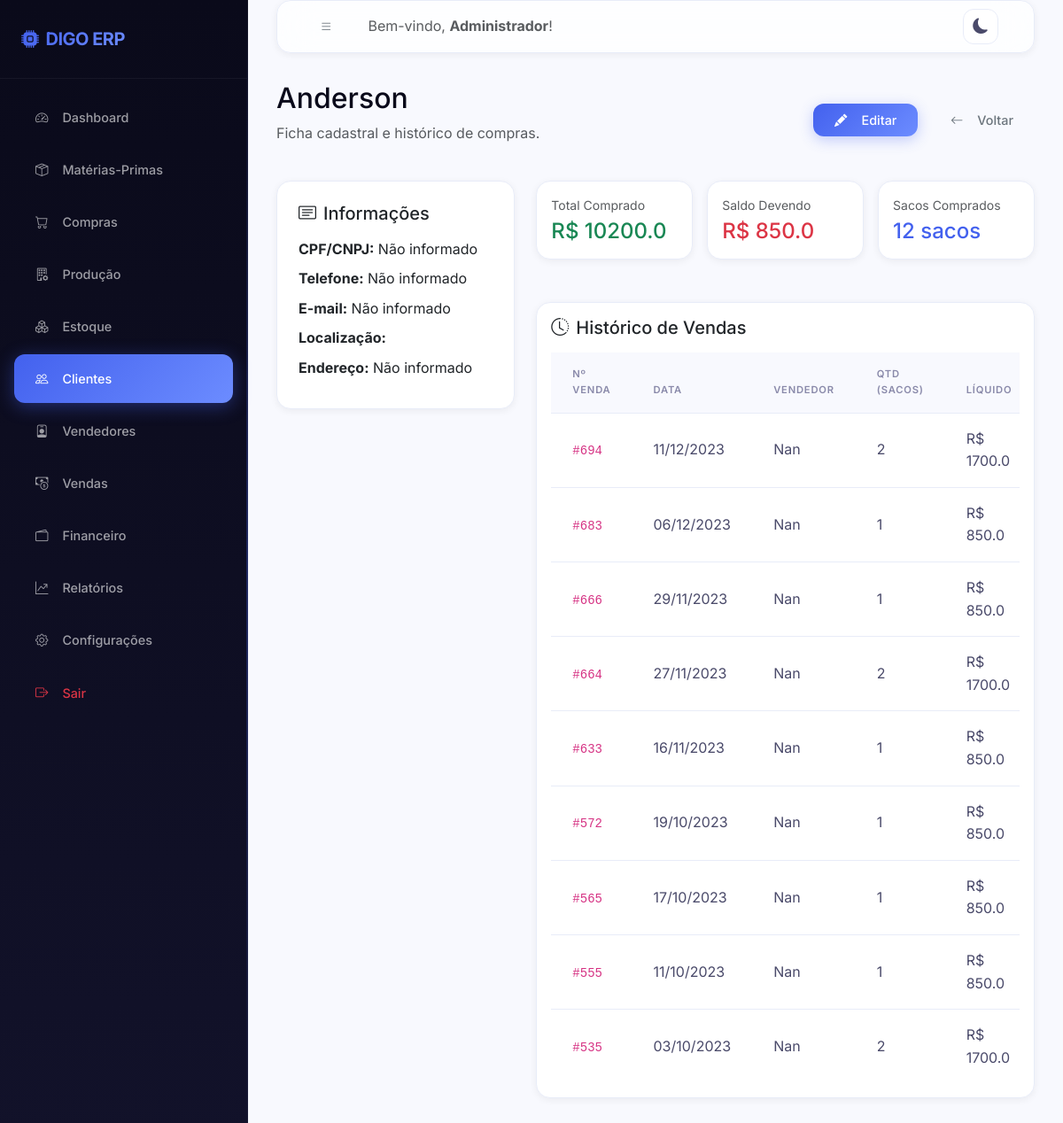
The page /clientes/49/detalhe (signed in) on the database its author committed.
### models/usuario.py (models this page shows, shortened)
class Usuario(UserMixin, db.Model):
    __tablename__ = 'usuarios'
    id = db.Column(db.Integer, primary_key=True)
    nome = db.Column(db.String(100), nullable=False)
    email = db.Column(db.String(150), unique=True, nullable=False)
    senha_hash = db.Column(db.String(256), nullable=False)
    perfil = db.Column(db.String(20), default='funcionario')  # admin | funcionario
    ativo = db.Column(db.Boolean, default=True)
    criado_em = db.Column(db.DateTime, default=datetime.utcnow)
    ultimo_acesso = db.Column(db.DateTime)
    logs = db.relationship('Log', backref='usuario', lazy='dynamic')
    @property
    def is_admin(self):
        return self.perfil == 'admin'

### models/cliente.py (models this page shows, shortened)
class Cliente(db.Model):
    __tablename__ = 'clientes'
    id = db.Column(db.Integer, primary_key=True)
    nome = db.Column(db.String(150), nullable=False)
    cpf_cnpj = db.Column(db.String(20))
    telefone = db.Column(db.String(20))
    email = db.Column(db.String(150))
    cidade = db.Column(db.String(100))
    estado = db.Column(db.String(2))
    endereco = db.Column(db.String(255))
    observacoes = db.Column(db.Text)
    ativo = db.Column(db.Boolean, default=True)
    criado_em = db.Column(db.DateTime, default=datetime.utcnow)
    vendas = db.relationship('Venda', backref='cliente', lazy='dynamic')
    contas_receber = db.relationship('ContaReceber', backref='cliente', lazy='dynamic')
    @property
    def total_comprado(self):
        return sum(v.valor_liquido for v in self.vendas if v.valor_liquido)
    @property
    def quantidade_sacos_comprados(self):
        return sum(v.quantidade_sacos for v in self.vendas)
    @property
    def saldo_devendo(self):
        return sum(c.valor for c in self.contas_receber.filter_by(status='pendente'))

### models/venda.py (models this page shows, shortened)
class Venda(db.Model):
    __tablename__ = 'vendas'
    id = db.Column(db.Integer, primary_key=True)
    data = db.Column(db.Date, nullable=False)
    cliente_id = db.Column(db.Integer, db.ForeignKey('clientes.id'), nullable=False)
    vendedor_id = db.Column(db.Integer, db.ForeignKey('vendedores.id'), nullable=True)
    quantidade_sacos = db.Column(db.Integer, nullable=False)
    preco_unitario = db.Column(db.Float, nullable=False)
    desconto = db.Column(db.Float, default=0.0)       # valor do desconto
    frete = db.Column(db.Float, default=0.0)
    tipo_frete = db.Column(db.String(10), default='FOB')  # CIF | FOB
    forma_pagamento = db.Column(db.String(50))         # A VISTA | CHEQUE | PRAZO
    prazo_dias = db.Column(db.Integer, default=0)
    valor_bruto = db.Column(db.Float, default=0.0)    # qtd * preco_unitario
    valor_liquido = db.Column(db.Float, default=0.0)  # bruto - desconto + frete(CIF)
    custo_total = db.Column(db.Float, default=0.0)    # custo produto * qtd
    lucro = db.Column(db.Float, default=0.0)           # liquido - custo
    margem = db.Column(db.Float, default=0.0)          # lucro/liquido * 100
    comissao = db.Column(db.Float, default=0.0)        # % do vendedor sobre valor_liquido
    status_pagamento = db.Column(db.String(20), default='pendente')  # pendente|parcial|pago
    valor_pago = db.Column(db.Float, default=0.0)
    observacoes = db.Column(db.Text)
    criado_por = db.Column(db.Integer, db.ForeignKey('usuarios.id'))
    criado_em = db.Column(db.DateTime, default=datetime.utcnow)
    conta_receber = db.relationship('ContaReceber', backref='venda', uselist=False)

class ContaReceber(db.Model):
    __tablename__ = 'contas_receber'
    id = db.Column(db.Integer, primary_key=True)
    venda_id = db.Column(db.Integer, db.ForeignKey('vendas.id'), nullable=True)
    cliente_id = db.Column(db.Integer, db.ForeignKey('clientes.id'), nullable=False)
    descricao = db.Column(db.String(200))
    valor = db.Column(db.Float, nullable=False)
    vencimento = db.Column(db.Date)
    status = db.Column(db.String(20), default='pendente')  # pendente|pago|vencido
    data_pagamento = db.Column(db.Date)
    valor_pago = db.Column(db.Float, default=0.0)
    criado_em = db.Column(db.DateTime, default=datetime.utcnow)

### models/vendedor.py (models this page shows, shortened)
class Vendedor(db.Model):
    __tablename__ = 'vendedores'
    id = db.Column(db.Integer, primary_key=True)
    nome = db.Column(db.String(150), nullable=False)
    telefone = db.Column(db.String(20))
    email = db.Column(db.String(150))
    cidade = db.Column(db.String(100))
    estado = db.Column(db.String(2))
    comissao_pct = db.Column(db.Float, default=0.0)  # % de comissão sobre venda
    ativo = db.Column(db.Boolean, default=True)
    criado_em = db.Column(db.DateTime, default=datetime.utcnow)
    vendas = db.relationship('Venda', backref='vendedor', lazy='dynamic')

### routes/clientes.py (the view)
@clientes_bp.route('/<int:id>/detalhe')
@login_required
def detalhe(id):
    cliente = Cliente.query.get_or_404(id)
    from models.venda import Venda
    vendas = Venda.query.filter_by(cliente_id=id).order_by(Venda.data.desc()).all()
    return render_template('clientes/detalhe.html', cliente=cliente, vendas=vendas)

### templates/clientes/detalhe.html (shortened to what this page needs)
{% extends 'base.html' %}
{% block content %}
<div class="row mb-4 align-items-center">
    <div class="col-sm-6">
        <h2 class="font-weight-bold">{{ cliente.nome }}</h2>
        <p class="text-muted">Ficha cadastral e histórico de compras.</p>
    </div>
    <div class="col-sm-6 text-sm-end">
        <a href="{{ url_for('clientes.editar', id=cliente.id) }}" class="btn btn-primary me-2"><i class="bi bi-pencil-fill me-2"></i>Editar</a>
        <a href="{{ url_for('clientes.index') }}" class="btn btn-outline-secondary"><i class="bi bi-arrow-left me-2"></i>Voltar</a>
    </div>
</div>
<div class="row g-4">
    <div class="col-md-4">
        <div class="card p-4">
            <h5 class="font-weight-bold mb-3"><i class="bi bi-card-text me-2"></i>Informações</h5>
            <ul class="list-unstyled mb-0">
                <li class="mb-2"><strong>CPF/CNPJ:</strong> {{ cliente.cpf_cnpj or 'Não informado' }}</li>
                <li class="mb-2"><strong>Telefone:</strong> {{ cliente.telefone or 'Não informado' }}</li>
                <li class="mb-2"><strong>E-mail:</strong> {{ cliente.email or 'Não informado' }}</li>
                <li class="mb-2"><strong>Localização:</strong> {{ cliente.cidade or '' }}{% if cliente.estado %}/{{ cliente.estado }}{% endif %}</li>
                <li class="mb-2"><strong>Endereço:</strong> {{ cliente.endereco or 'Não informado' }}</li>
            </ul>
        </div>
    </div>
    <div class="col-md-8">
        <div class="row g-3 mb-4">
            <div class="col-sm-4">
                <div class="card p-3">
                    <span class="text-muted small">Total Comprado</span>
                    <h4 class="text-success font-weight-bold m-0 mt-1">R$ {{ cliente.total_comprado|round(2) }}</h4>
                </div>
            </div>
            <div class="col-sm-4">
                <div class="card p-3">
                    <span class="text-muted small">Saldo Devendo</span>
                    <h4 class="text-danger font-weight-bold m-0 mt-1">R$ {{ cliente.saldo_devendo|round(2) }}</h4>
                </div>
            </div>
            <div class="col-sm-4">
                <div class="card p-3">
                    <span class="text-muted small">Sacos Comprados</span>
                    <h4 class="text-primary font-weight-bold m-0 mt-1">{{ cliente.quantidade_sacos_comprados }} sacos</h4>
                </div>
            </div>
        </div>
        <div class="card p-3">
            <h5 class="font-weight-bold mb-3"><i class="bi bi-clock-history me-2"></i>Histórico de Vendas</h5>
            <div class="table-responsive">
                <table class="table table-hover table-sm">
                    <thead>
                        <tr>
                            <th>Nº Venda</th>
                            <th>Data</th>
                            <th>Vendedor</th>
                            <th>Qtd (Sacos)</th>
                            <th>Líquido</th>
                        </tr>
                    </thead>
                    <tbody>
                        {% for v in vendas %}
                        <tr>
                            <td><code>#{{ v.id }}</code></td>
                            <td>{{ v.data.strftime('%d/%m/%Y') }}</td>
                            <td>{{ v.vendedor.nome if v.vendedor else 'Venda Direta' }}</td>
                            <td>{{ v.quantidade_sacos }}</td>
                            <td>R$ {{ v.valor_liquido|round(2) }}</td>
                        </tr>
                        {% else %}
                        <tr>
                            <td colspan="7" class="text-center text-muted">Nenhuma venda realizada para este cliente.</td>
                        </tr>
                        {% endfor %}
                    </tbody>
                </table>
            </div>
        </div>
    </div>
</div>
{% endblock %}

### templates/base.html (shortened to what this page needs)
<!DOCTYPE html>
<html lang="pt-BR">
<head>
    <link href="https://cdn.jsdelivr.net/npm/bootstrap@5.3.0/dist/css/bootstrap.min.css" rel="stylesheet">
    <link rel="stylesheet" href="https://cdn.jsdelivr.net/npm/bootstrap-icons@1.10.5/font/bootstrap-icons.css">
    <link rel="stylesheet" href="{{ url_for('static', filename='css/style.css') }}">
</head>
<body>
    <div class="wrapper">
        <nav id="sidebar">
            <div class="sidebar-header d-flex align-items-center justify-content-between">
                <h4 class="m-0 text-white font-weight-bold"><i class="bi bi-cpu-fill me-2 text-indigo"></i>DIGO ERP</h4>
            </div>
            <ul class="list-unstyled components">
                <li class="{% if request.blueprint == 'dashboard' %}active{% endif %}">
                    <a href="{{ url_for('dashboard.index') }}"><i class="bi bi-speedometer2"></i> Dashboard</a>
                </li>
                <li class="{% if request.blueprint == 'materias_primas' %}active{% endif %}">
                    <a href="{{ url_for('materias_primas.index') }}"><i class="bi bi-box-seam"></i> Matérias-Primas</a>
                </li>
                <li class="{% if request.blueprint == 'compras' %}active{% endif %}">
                    <a href="{{ url_for('compras.index') }}"><i class="bi bi-cart"></i> Compras</a>
                </li>
                <li class="{% if request.blueprint == 'producao' %}active{% endif %}">
                    <a href="{{ url_for('producao.index') }}"><i class="bi bi-building-gear"></i> Produção</a>
                </li>
                <li class="{% if request.blueprint == 'estoque' %}active{% endif %}">
                    <a href="{{ url_for('estoque.index') }}"><i class="bi bi-boxes"></i> Estoque</a>
                </li>
                <li class="{% if request.blueprint == 'clientes' %}active{% endif %}">
                    <a href="{{ url_for('clientes.index') }}"><i class="bi bi-people"></i> Clientes</a>
                </li>
                <li class="{% if request.blueprint == 'vendedores' %}active{% endif %}">
                    <a href="{{ url_for('vendedores.index') }}"><i class="bi bi-person-badge"></i> Vendedores</a>
                </li>
                <li class="{% if request.blueprint == 'vendas' %}active{% endif %}">
                    <a href="{{ url_for('vendas.index') }}"><i class="bi bi-cash-coin"></i> Vendas</a>
                </li>
                <li class="{% if request.blueprint == 'financeiro' %}active{% endif %}">
                    <a href="{{ url_for('financeiro.index') }}"><i class="bi bi-wallet2"></i> Financeiro</a>
                </li>
                <li class="{% if request.blueprint == 'relatorios' %}active{% endif %}">
                    <a href="{{ url_for('relatorios.index') }}"><i class="bi bi-graph-up-arrow"></i> Relatórios</a>
                </li>
                {% if current_user.is_admin %}
                <li class="{% if request.blueprint == 'configuracoes' %}active{% endif %}">
                    <a href="{{ url_for('configuracoes.index') }}"><i class="bi bi-gear"></i> Configurações</a>
                </li>
                {% endif %}
                <li>
                    <a href="{{ url_for('auth.logout') }}" class="text-danger"><i class="bi bi-box-arrow-right text-danger"></i> Sair</a>
                </li>
            </ul>
        </nav>
        <div id="content">
            <nav class="navbar navbar-expand-lg card mb-4 p-2 d-flex flex-row align-items-center justify-content-between">
                <div class="d-flex align-items-center">
                    <button type="button" id="sidebarCollapse" class="btn btn-outline-secondary me-3">
                        <i class="bi bi-list"></i>
                    </button>
                    <span class="navbar-text d-none d-md-inline text-muted">Bem-vindo, <strong>{{ current_user.nome }}</strong>!</span>
                </div>
                <div class="d-flex align-items-center">
                    <button class="theme-toggle-btn me-3" id="themeToggle" title="Alternar Tema">
                    </button>
                </div>
            </nav>
            <div class="container-fluid p-0 fade-in">
                {% block content %}{% endblock %}
            </div>
        </div>
    </div>
</body>
</html>

### rows shown on the page
Usuario: nome "Administrador"
Cliente: nome "Anderson", cpf_cnpj "Não informado", telefone "Não informado", email "Não informado", endereco "Não informado"
Venda: total_comprado "10200.0", quantidade_sacos_comprados "12", id "535", data "03/10/2023", vendedor "Nan", quantidade_sacos "2", valor_liquido "1700.0"
ContaReceber: saldo_devendo "850.0"
Venda: id "694", data "11/12/2023", vendedor "Nan", quantidade_sacos "2", valor_liquido "1700.0"
Venda: id "683", data "06/12/2023", vendedor "Nan", quantidade_sacos "1", valor_liquido "850.0"
Venda: id "666", data "29/11/2023", vendedor "Nan", quantidade_sacos "1", valor_liquido "850.0"
Venda: id "664", data "27/11/2023", vendedor "Nan", quantidade_sacos "2", valor_liquido "1700.0"
Venda: id "633", data "16/11/2023", vendedor "Nan", quantidade_sacos "1", valor_liquido "850.0"
Venda: id "572", data "19/10/2023", vendedor "Nan", quantidade_sacos "1", valor_liquido "850.0"
Venda: id "565", data "17/10/2023", vendedor "Nan", quantidade_sacos "1", valor_liquido "850.0"
Venda: id "555", data "11/10/2023", vendedor "Nan", quantidade_sacos "1", valor_liquido "850.0"
